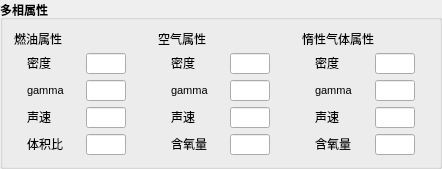
      <widget class="QGroupBox" name="multiphase">
       <property name="minimumSize">
        <size>
         <width>100</width>
         <height>160</height>
        </size>
       </property>
       <property name="maximumSize">
        <size>
         <width>30000</width>
         <height>180</height>
        </size>
       </property>
       <property name="font">
        <font>
         <bold>true</bold>
        </font>
       </property>
       <property name="title">
        <string>多相属性</string>
       </property>
       <layout class="QHBoxLayout" name="horizontalLayout_26">
        <item>
         <layout class="QHBoxLayout" name="horizontalLayout_6">
          <item>
           <layout class="QVBoxLayout" name="fuel">
            <item>
             <layout class="QHBoxLayout" name="horizontalLayout_38">
              <item>
               <widget class="QLabel" name="label_27">
                <property name="minimumSize">
                 <size>
                  <width>50</width>
                  <height>0</height>
                 </size>
                </property>
                <property name="maximumSize">
                 <size>
                  <width>200</width>
                  <height>16</height>
                 </size>
                </property>
                <property name="font">
                 <font>
                  <pointsize>9</pointsize>
                  <bold>false</bold>
                 </font>
                </property>
                <property name="text">
                 <string>燃油属性</string>
                </property>
               </widget>
              </item>
              <item>
               <widget class="QLabel" name="label_e_2">
                <property name="minimumSize">
                 <size>
                  <width>40</width>
                  <height>16</height>
                 </size>
                </property>
                <property name="maximumSize">
                 <size>
                  <width>400</width>
                  <height>16</height>
                 </size>
                </property>
                <property name="font">
                 <font>
                  <pointsize>9</pointsize>
                  <bold>false</bold>
                 </font>
                </property>
                <property name="text">
                 <string/>
                </property>
               </widget>
              </item>
             </layout>
            </item>
            <item>
             <layout class="QHBoxLayout" name="horizontalLayout_33">
              <item>
               <widget class="QLabel" name="label_34">
                <property name="text">
                 <string/>
                </property>
               </widget>
              </item>
              <item>
               <widget class="QLabel" name="label_14">
                <property name="minimumSize">
                 <size>
                  <width>40</width>
                  <height>0</height>
                 </size>
                </property>
                <property name="maximumSize">
                 <size>
                  <width>40</width>
                  <height>16</height>
                 </size>
                </property>
                <property name="font">
                 <font>
                  <pointsize>9</pointsize>
                  <bold>false</bold>
                 </font>
                </property>
                <property name="text">
                 <string>密度</string>
                </property>
               </widget>
              </item>
              <item>
               <widget class="QLabel" name="label_13">
                <property name="text">
                 <string/>
                </property>
               </widget>
              </item>
              <item>
               <widget class="QLineEdit" name="multiphase_fuel_rhop">
                <property name="minimumSize">
                 <size>
                  <width>40</width>
                  <height>21</height>
                 </size>
                </property>
                <property name="maximumSize">
                 <size>
                  <width>40</width>
                  <height>21</height>
                 </size>
                </property>
                <property name="font">
                 <font>
                  <pointsize>9</pointsize>
                  <bold>false</bold>
                 </font>
                </property>
               </widget>
              </item>
              <item>
               <widget class="QLabel" name="label_35">
                <property name="text">
                 <string/>
                </property>
               </widget>
              </item>
             </layout>
            </item>
            <item>
             <layout class="QHBoxLayout" name="horizontalLayout_34">
              <item>
               <widget class="QLabel" name="label_36">
                <property name="text">
                 <string/>
                </property>
               </widget>
              </item>
              <item>
               <widget class="QLabel" name="label_50">
                <property name="minimumSize">
                 <size>
                  <width>40</width>
                  <height>0</height>
                 </size>
                </property>
                <property name="maximumSize">
                 <size>
                  <width>40</width>
                  <height>16</height>
                 </size>
                </property>
                <property name="font">
                 <font>
                  <pointsize>8</pointsize>
                  <bold>false</bold>
                 </font>
                </property>
                <property name="text">
                 <string>gamma</string>
                </property>
               </widget>
              </item>
              <item>
               <widget class="QLabel" name="label_31">
                <property name="text">
                 <string/>
                </property>
               </widget>
              </item>
              <item>
               <widget class="QLineEdit" name="multiphase_fuel_gamma">
                <property name="minimumSize">
                 <size>
                  <width>40</width>
                  <height>21</height>
                 </size>
                </property>
                <property name="maximumSize">
                 <size>
                  <width>40</width>
                  <height>21</height>
                 </size>
                </property>
                <property name="font">
                 <font>
                  <pointsize>9</pointsize>
                  <bold>false</bold>
                 </font>
                </property>
               </widget>
              </item>
              <item>
               <widget class="QLabel" name="label_37">
                <property name="text">
                 <string/>
                </property>
               </widget>
              </item>
             </layout>
            </item>
            <item>
             <layout class="QHBoxLayout" name="horizontalLayout_35">
              <item>
               <widget class="QLabel" name="label_38">
                <property name="text">
                 <string/>
                </property>
               </widget>
              </item>
              <item>
               <widget class="QLabel" name="label_51">
                <property name="minimumSize">
                 <size>
                  <width>40</width>
                  <height>0</height>
                 </size>
                </property>
                <property name="maximumSize">
                 <size>
                  <width>40</width>
                  <height>16</height>
                 </size>
                </property>
                <property name="font">
                 <font>
                  <pointsize>9</pointsize>
                  <bold>false</bold>
                 </font>
                </property>
                <property name="text">
                 <string>声速</string>
                </property>
               </widget>
              </item>
              <item>
               <widget class="QLabel" name="label_32">
                <property name="text">
                 <string/>
                </property>
               </widget>
              </item>
              <item>
               <widget class="QLineEdit" name="multiphase_fuel_cs">
                <property name="minimumSize">
                 <size>
                  <width>40</width>
                  <height>21</height>
                 </size>
                </property>
                <property name="maximumSize">
                 <size>
                  <width>40</width>
                  <height>21</height>
                 </size>
                </property>
                <property name="font">
                 <font>
                  <pointsize>9</pointsize>
                  <bold>false</bold>
                 </font>
                </property>
               </widget>
              </item>
              <item>
               <widget class="QLabel" name="label_40">
                <property name="text">
                 <string/>
                </property>
               </widget>
              </item>
             </layout>
            </item>
            <item>
             <layout class="QHBoxLayout" name="horizontalLayout_36">
              <item>
               <widget class="QLabel" name="label_39">
                <property name="text">
                 <string/>
                </property>
               </widget>
              </item>
              <item>
               <widget class="QLabel" name="label_57">
                <property name="minimumSize">
                 <size>
                  <width>40</width>
                  <height>0</height>
                 </size>
                </property>
                <property name="maximumSize">
                 <size>
                  <width>40</width>
                  <height>16</height>
                 </size>
                </property>
                <property name="font">
                 <font>
                  <pointsize>9</pointsize>
                  <bold>false</bold>
                 </font>
                </property>
                <property name="text">
                 <string>体积比</string>
                </property>
               </widget>
              </item>
              <item>
               <widget class="QLabel" name="label_33">
                <property name="text">
                 <string/>
                </property>
               </widget>
              </item>
              <item>
               <widget class="QLineEdit" name="multiphase_fuel_volume">
                <property name="minimumSize">
                 <size>
                  <width>40</width>
                  <height>21</height>
                 </size>
                </property>
                <property name="maximumSize">
                 <size>
                  <width>40</width>
                  <height>21</height>
                 </size>
                </property>
                <property name="font">
                 <font>
                  <pointsize>9</pointsize>
                  <bold>false</bold>
                 </font>
                </property>
               </widget>
              </item>
              <item>
               <widget class="QLabel" name="label_41">
                <property name="text">
                 <string/>
                </property>
               </widget>
              </item>
             </layout>
            </item>
           </layout>
          </item>
          <item>
           <widget class="QLabel" name="label_5">
            <property name="text">
             <string/>
            </property>
           </widget>
          </item>
          <item>
           <layout class="QVBoxLayout" name="air">
            <item>
             <layout class="QHBoxLayout" name="horizontalLayout_39">
              <item>
               <widget class="QLabel" name="label_30">
                <property name="minimumSize">
                 <size>
                  <width>50</width>
                  <height>0</height>
                 </size>
                </property>
                <property name="maximumSize">
                 <size>
                  <width>200</width>
                  <height>16</height>
                 </size>
                </property>
                <property name="font">
                 <font>
                  <pointsize>9</pointsize>
                  <bold>false</bold>
                 </font>
                </property>
                <property name="text">
                 <string>空气属性</string>
                </property>
               </widget>
              </item>
              <item>
               <widget class="QLabel" name="label_e_3">
                <property name="minimumSize">
                 <size>
                  <width>40</width>
                  <height>16</height>
                 </size>
                </property>
                <property name="maximumSize">
                 <size>
                  <width>400</width>
                  <height>16</height>
                 </size>
                </property>
                <property name="font">
                 <font>
                  <pointsize>9</pointsize>
                  <bold>false</bold>
                 </font>
                </property>
                <property name="text">
                 <string/>
                </property>
               </widget>
              </item>
             </layout>
            </item>
            <item>
             <layout class="QHBoxLayout" name="horizontalLayout_37">
              <item>
               <widget class="QLabel" name="label_45">
                <property name="text">
                 <string/>
                </property>
               </widget>
              </item>
              <item>
               <widget class="QLabel" name="label_81">
                <property name="minimumSize">
                 <size>
                  <width>40</width>
                  <height>0</height>
                 </size>
                </property>
                <property name="maximumSize">
                 <size>
                  <width>40</width>
                  <height>16</height>
                 </size>
                </property>
                <property name="font">
                 <font>
                  <pointsize>9</pointsize>
                  <bold>false</bold>
                 </font>
                </property>
                <property name="text">
                 <string>密度</string>
                </property>
               </widget>
              </item>
              <item>
               <widget class="QLabel" name="label_91">
                <property name="text">
                 <string/>
                </property>
               </widget>
              </item>
              <item>
               <widget class="QLineEdit" name="multiphase_air_rhop">
                <property name="minimumSize">
                 <size>
                  <width>40</width>
                  <height>21</height>
                 </size>
                </property>
                <property name="maximumSize">
                 <size>
                  <width>40</width>
                  <height>21</height>
                 </size>
                </property>
                <property name="font">
                 <font>
                  <pointsize>9</pointsize>
                  <bold>false</bold>
                 </font>
                </property>
               </widget>
              </item>
              <item>
               <widget class="QLabel" name="label_95">
                <property name="text">
                 <string/>
                </property>
               </widget>
              </item>
             </layout>
            </item>
            <item>
             <layout class="QHBoxLayout" name="horizontalLayout_40">
              <item>
               <widget class="QLabel" name="label_46">
                <property name="text">
                 <string/>
                </property>
               </widget>
              </item>
              <item>
               <widget class="QLabel" name="label_82">
                <property name="minimumSize">
                 <size>
                  <width>40</width>
                  <height>0</height>
                 </size>
                </property>
                <property name="maximumSize">
                 <size>
                  <width>40</width>
                  <height>16</height>
                 </size>
                </property>
                <property name="font">
                 <font>
                  <pointsize>8</pointsize>
                  <bold>false</bold>
                 </font>
                </property>
                <property name="text">
                 <string>gamma</string>
                </property>
               </widget>
              </item>
              <item>
               <widget class="QLabel" name="label_92">
                <property name="text">
                 <string/>
                </property>
               </widget>
              </item>
              <item>
               <widget class="QLineEdit" name="multiphase_air_gamma">
                <property name="minimumSize">
                 <size>
                  <width>40</width>
                  <height>21</height>
                 </size>
                </property>
                <property name="maximumSize">
                 <size>
                  <width>40</width>
                  <height>21</height>
                 </size>
                </property>
                <property name="font">
                 <font>
                  <pointsize>9</pointsize>
                  <bold>false</bold>
                 </font>
                </property>
               </widget>
              </item>
              <item>
               <widget class="QLabel" name="label_96">
                <property name="text">
                 <string/>
                </property>
               </widget>
              </item>
             </layout>
            </item>
            <item>
             <layout class="QHBoxLayout" name="horizontalLayout_41">
              <item>
               <widget class="QLabel" name="label_47">
                <property name="text">
                 <string/>
                </property>
               </widget>
              </item>
              <item>
               <widget class="QLabel" name="label_83">
                <property name="minimumSize">
                 <size>
                  <width>40</width>
                  <height>0</height>
                 </size>
                </property>
                <property name="maximumSize">
                 <size>
                  <width>40</width>
                  <height>16</height>
                 </size>
                </property>
                <property name="font">
                 <font>
                  <pointsize>9</pointsize>
                  <bold>false</bold>
                 </font>
                </property>
                <property name="text">
                 <string>声速</string>
                </property>
               </widget>
              </item>
              <item>
               <widget class="QLabel" name="label_93">
                <property name="text">
                 <string/>
                </property>
               </widget>
              </item>
              <item>
               <widget class="QLineEdit" name="multiphase_air_cs">
                <property name="minimumSize">
                 <size>
                  <width>40</width>
                  <height>21</height>
                 </size>
                </property>
                <property name="maximumSize">
                 <size>
                  <width>40</width>
                  <height>21</height>
                 </size>
                </property>
                <property name="font">
                 <font>
                  <pointsize>9</pointsize>
                  <bold>false</bold>
                 </font>
                </property>
               </widget>
              </item>
              <item>
               <widget class="QLabel" name="label_97">
                <property name="text">
                 <string/>
                </property>
               </widget>
              </item>
             </layout>
            </item>
            <item>
             <layout class="QHBoxLayout" name="horizontalLayout_42">
              <item>
               <widget class="QLabel" name="label_80">
                <property name="text">
                 <string/>
                </property>
               </widget>
              </item>
              <item>
               <widget class="QLabel" name="label_84">
                <property name="minimumSize">
                 <size>
                  <width>40</width>
                  <height>0</height>
                 </size>
                </property>
                <property name="maximumSize">
                 <size>
                  <width>40</width>
                  <height>16</height>
                 </size>
                </property>
                <property name="font">
                 <font>
                  <pointsize>9</pointsize>
                  <bold>false</bold>
                 </font>
                </property>
                <property name="text">
                 <string>含氧量</string>
                </property>
               </widget>
              </item>
              <item>
               <widget class="QLabel" name="label_94">
                <property name="text">
                 <string/>
                </property>
               </widget>
              </item>
              <item>
               <widget class="QLineEdit" name="multiphase_air_oxygen">
                <property name="minimumSize">
                 <size>
                  <width>40</width>
                  <height>21</height>
                 </size>
                </property>
                <property name="maximumSize">
                 <size>
                  <width>40</width>
                  <height>21</height>
                 </size>
                </property>
                <property name="font">
                 <font>
                  <pointsize>9</pointsize>
                  <bold>false</bold>
                 </font>
                </property>
               </widget>
              </item>
              <item>
               <widget class="QLabel" name="label_98">
                <property name="text">
                 <string/>
                </property>
               </widget>
              </item>
             </layout>
            </item>
           </layout>
          </item>
          <item>
           <widget class="QLabel" name="label_9">
            <property name="text">
             <string/>
            </property>
           </widget>
          </item>
          <item>
           <layout class="QVBoxLayout" name="inertgas">
            <item>
             <layout class="QHBoxLayout" name="horizontalLayout_43">
              <item>
               <widget class="QLabel" name="label_85">
                <property name="minimumSize">
                 <size>
                  <width>80</width>
                  <height>0</height>
                 </size>
                </property>
                <property name="maximumSize">
                 <size>
                  <width>200</width>
                  <height>16</height>
                 </size>
                </property>
                <property name="font">
                 <font>
                  <pointsize>9</pointsize>
                  <bold>false</bold>
                 </font>
                </property>
                <property name="text">
                 <string>惰性气体属性</string>
                </property>
               </widget>
              </item>
              <item>
               <widget class="QLabel" name="label_e_4">
                <property name="minimumSize">
                 <size>
                  <width>40</width>
                  <height>16</height>
                 </size>
                </property>
                <property name="maximumSize">
                 <size>
                  <width>400</width>
                  <height>16</height>
                 </size>
                </property>
                <property name="font">
                 <font>
                  <pointsize>9</pointsize>
                  <bold>false</bold>
                 </font>
                </property>
                <property name="text">
                 <string/>
                </property>
               </widget>
              </item>
             </layout>
            </item>
            <item>
             <layout class="QHBoxLayout" name="horizontalLayout_44">
              <item>
               <widget class="QLabel" name="label_99">
                <property name="text">
                 <string/>
                </property>
               </widget>
              </item>
              <item>
               <widget class="QLabel" name="label_86">
                <property name="minimumSize">
                 <size>
                  <width>40</width>
                  <height>0</height>
                 </size>
                </property>
                <property name="maximumSize">
                 <size>
                  <width>40</width>
                  <height>16</height>
                 </size>
                </property>
                <property name="font">
                 <font>
                  <pointsize>9</pointsize>
                  <bold>false</bold>
                 </font>
                </property>
                <property name="text">
                 <string>密度</string>
                </property>
               </widget>
              </item>
              <item>
               <widget class="QLabel" name="label_103">
                <property name="text">
                 <string/>
                </property>
               </widget>
              </item>
              <item>
               <widget class="QLineEdit" name="multiphase_inert_rhop">
                <property name="minimumSize">
                 <size>
                  <width>40</width>
                  <height>21</height>
                 </size>
                </property>
                <property name="maximumSize">
                 <size>
                  <width>40</width>
                  <height>21</height>
                 </size>
                </property>
                <property name="font">
                 <font>
                  <pointsize>9</pointsize>
                  <bold>false</bold>
                 </font>
                </property>
               </widget>
              </item>
              <item>
               <widget class="QLabel" name="label_107">
                <property name="text">
                 <string/>
                </property>
               </widget>
              </item>
             </layout>
            </item>
            <item>
             <layout class="QHBoxLayout" name="horizontalLayout_45">
              <item>
               <widget class="QLabel" name="label_100">
                <property name="text">
                 <string/>
                </property>
               </widget>
              </item>
              <item>
               <widget class="QLabel" name="label_87">
                <property name="minimumSize">
                 <size>
                  <width>40</width>
                  <height>0</height>
                 </size>
                </property>
                <property name="maximumSize">
                 <size>
                  <width>40</width>
                  <height>16</height>
                 </size>
                </property>
                <property name="font">
                 <font>
                  <pointsize>8</pointsize>
                  <bold>false</bold>
                 </font>
                </property>
                <property name="text">
                 <string>gamma</string>
                </property>
               </widget>
              </item>
              <item>
               <widget class="QLabel" name="label_104">
                <property name="text">
                 <string/>
                </property>
               </widget>
              </item>
              <item>
               <widget class="QLineEdit" name="multiphase_inert_gamma">
                <property name="minimumSize">
                 <size>
                  <width>40</width>
                  <height>21</height>
                 </size>
                </property>
                <property name="maximumSize">
                 <size>
                  <width>40</width>
                  <height>21</height>
                 </size>
                </property>
                <property name="font">
                 <font>
                  <pointsize>9</pointsize>
                  <bold>false</bold>
                 </font>
                </property>
               </widget>
              </item>
              <item>
               <widget class="QLabel" name="label_108">
                <property name="text">
                 <string/>
                </property>
               </widget>
              </item>
             </layout>
            </item>
            <item>
             <layout class="QHBoxLayout" name="horizontalLayout_46">
              <item>
               <widget class="QLabel" name="label_101">
                <property name="text">
                 <string/>
                </property>
               </widget>
              </item>
              <item>
               <widget class="QLabel" name="label_88">
                <property name="minimumSize">
                 <size>
                  <width>40</width>
                  <height>0</height>
                 </size>
                </property>
                <property name="maximumSize">
                 <size>
                  <width>40</width>
                  <height>16</height>
                 </size>
                </property>
                <property name="font">
                 <font>
                  <pointsize>9</pointsize>
                  <bold>false</bold>
                 </font>
                </property>
                <property name="text">
                 <string>声速</string>
                </property>
               </widget>
              </item>
              <item>
               <widget class="QLabel" name="label_105">
                <property name="text">
                 <string/>
                </property>
               </widget>
              </item>
              <item>
               <widget class="QLineEdit" name="multiphase_inert_cs">
                <property name="minimumSize">
                 <size>
                  <width>40</width>
                  <height>21</height>
                 </size>
                </property>
                <property name="maximumSize">
                 <size>
                  <width>40</width>
                  <height>21</height>
                 </size>
                </property>
                <property name="font">
                 <font>
                  <pointsize>9</pointsize>
                  <bold>false</bold>
                 </font>
                </property>
               </widget>
              </item>
              <item>
               <widget class="QLabel" name="label_109">
                <property name="text">
                 <string/>
                </property>
               </widget>
              </item>
             </layout>
            </item>
            <item>
             <layout class="QHBoxLayout" name="horizontalLayout_47">
              <item>
               <widget class="QLabel" name="label_102">
                <property name="text">
                 <string/>
                </property>
               </widget>
              </item>
              <item>
               <widget class="QLabel" name="label_89">
                <property name="minimumSize">
                 <size>
                  <width>40</width>
                  <height>0</height>
                 </size>
                </property>
                <property name="maximumSize">
                 <size>
                  <width>40</width>
                  <height>16</height>
                 </size>
                </property>
                <property name="font">
                 <font>
                  <pointsize>9</pointsize>
                  <bold>false</bold>
                 </font>
                </property>
                <property name="text">
                 <string>含氧量</string>
                </property>
               </widget>
              </item>
              <item>
               <widget class="QLabel" name="label_106">
                <property name="text">
                 <string/>
                </property>
               </widget>
              </item>
              <item>
               <widget class="QLineEdit" name="multiphase_inert_oxygen">
                <property name="minimumSize">
                 <size>
                  <width>40</width>
                  <height>21</height>
                 </size>
                </property>
                <property name="maximumSize">
                 <size>
                  <width>40</width>
                  <height>21</height>
                 </size>
                </property>
                <property name="font">
                 <font>
                  <pointsize>9</pointsize>
                  <bold>false</bold>
                 </font>
                </property>
               </widget>
              </item>
              <item>
               <widget class="QLabel" name="label_110">
                <property name="text">
                 <string/>
                </property>
               </widget>
              </item>
             </layout>
            </item>
           </layout>
          </item>
         </layout>
        </item>
       </layout>
      </widget>
